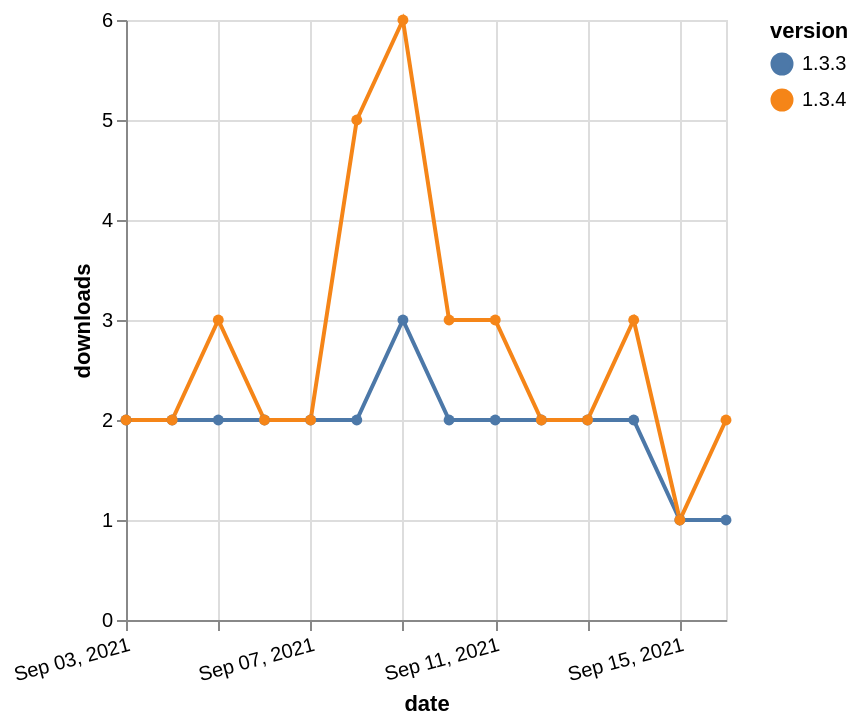

Source (Vega-Lite JSON):
### Vega-Lite specification from a JSON file in a GitHub repository (floating-point values rounded to 4 significant figures)
{"$schema": "https://vega.github.io/schema/vega-lite/v5.json", "description": "A simple bar chart with embedded data.", "data": {"values": [{"date": "2021-09-03", "total": 2537, "delta": 2, "version": "1.3.3"}, {"date": "2021-09-04", "total": 2539, "delta": 2, "version": "1.3.3"}, {"date": "2021-09-05", "total": 2541, "delta": 2, "version": "1.3.3"}, {"date": "2021-09-06", "total": 2543, "delta": 2, "version": "1.3.3"}, {"date": "2021-09-07", "total": 2545, "delta": 2, "version": "1.3.3"}, {"date": "2021-09-08", "total": 2547, "delta": 2, "version": "1.3.3"}, {"date": "2021-09-09", "total": 2550, "delta": 3, "version": "1.3.3"}, {"date": "2021-09-10", "total": 2552, "delta": 2, "version": "1.3.3"}, {"date": "2021-09-11", "total": 2554, "delta": 2, "version": "1.3.3"}, {"date": "2021-09-12", "total": 2556, "delta": 2, "version": "1.3.3"}, {"date": "2021-09-13", "total": 2558, "delta": 2, "version": "1.3.3"}, {"date": "2021-09-14", "total": 2560, "delta": 2, "version": "1.3.3"}, {"date": "2021-09-15", "total": 2561, "delta": 1, "version": "1.3.3"}, {"date": "2021-09-16", "total": 2562, "delta": 1, "version": "1.3.3"}, {"date": "2021-09-03", "total": 2616, "delta": 2, "version": "1.3.4"}, {"date": "2021-09-04", "total": 2618, "delta": 2, "version": "1.3.4"}, {"date": "2021-09-05", "total": 2621, "delta": 3, "version": "1.3.4"}, {"date": "2021-09-06", "total": 2623, "delta": 2, "version": "1.3.4"}, {"date": "2021-09-07", "total": 2625, "delta": 2, "version": "1.3.4"}, {"date": "2021-09-08", "total": 2630, "delta": 5, "version": "1.3.4"}, {"date": "2021-09-09", "total": 2636, "delta": 6, "version": "1.3.4"}, {"date": "2021-09-10", "total": 2639, "delta": 3, "version": "1.3.4"}, {"date": "2021-09-11", "total": 2642, "delta": 3, "version": "1.3.4"}, {"date": "2021-09-12", "total": 2644, "delta": 2, "version": "1.3.4"}, {"date": "2021-09-13", "total": 2646, "delta": 2, "version": "1.3.4"}, {"date": "2021-09-14", "total": 2649, "delta": 3, "version": "1.3.4"}, {"date": "2021-09-15", "total": 2650, "delta": 1, "version": "1.3.4"}, {"date": "2021-09-16", "total": 2652, "delta": 2, "version": "1.3.4"}]}, "width": "container", "mark": {"type": "line", "point": {"filled": true}}, "encoding": {"x": {"field": "date", "type": "temporal", "timeUnit": "yearmonthdate", "title": "date", "axis": {"labelAngle": -15}}, "y": {"field": "delta", "type": "quantitative", "title": "downloads"}, "color": {"field": "version", "type": "nominal"}, "tooltip": {"field": "delta"}}}
